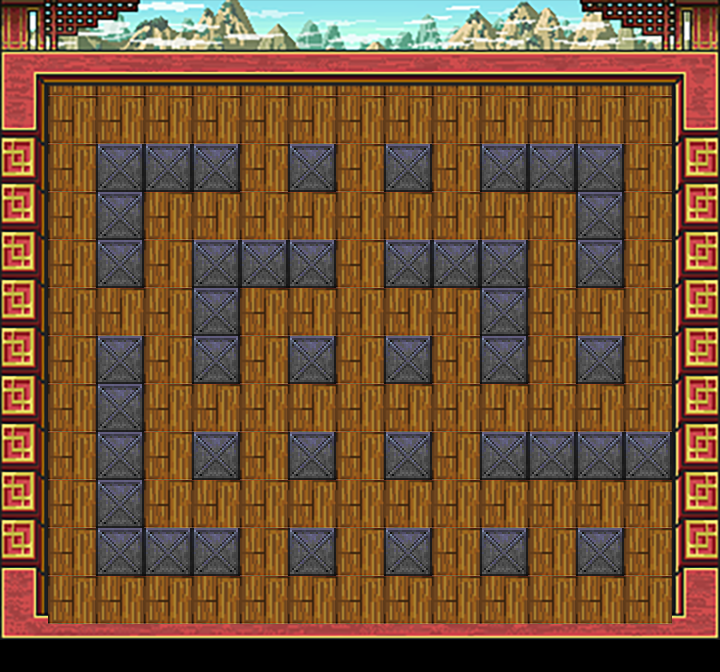

A level layout from a 2D game, rendered from its tile map. Below: a short description, then the map file with its tile-grid data intact:
An orthogonal 15x14 tile map with 48x48 px tiles, 3 tile layers (wall, roadAndBox, outSide), 3 tilesets.

<map version="1.0" tiledversion="1.1.5" orientation="orthogonal" renderorder="right-down" width="15" height="14" tilewidth="48" tileheight="48" infinite="0" nextobjectid="1">
 <tileset firstgid="1" name="1" tilewidth="48" tileheight="48" tilecount="210" columns="10">
  <image source="newResources.png" width="512" height="1024" />
 </tileset>
 <tileset firstgid="211" name="3" tilewidth="48" tileheight="48" tilecount="1" columns="1">
  <image source="newWall.png" width="48" height="48" />
 </tileset>
 <tileset firstgid="212" name="2" tilewidth="48" tileheight="48" tilecount="441" columns="21">
  <image source="bg7.png" width="1024" height="1024" />
 </tileset>
 <layer name="wall" width="15" height="14">
  <data encoding="csv">
0,0,0,0,0,0,0,0,0,0,0,0,0,0,0,
0,0,0,0,0,0,0,0,0,0,0,0,0,0,0,
0,0,0,0,0,0,0,0,0,0,0,0,0,0,0,
0,0,211,211,211,0,211,0,211,0,211,211,211,0,0,
0,0,211,0,0,0,0,0,0,0,0,0,211,0,0,
0,0,211,0,211,211,211,0,211,211,211,0,211,0,0,
0,0,0,0,211,0,0,0,0,0,211,0,0,0,0,
0,0,211,0,211,0,211,0,211,0,211,0,211,0,0,
0,0,211,0,0,0,0,0,0,0,0,0,0,0,0,
0,0,211,0,211,0,211,0,211,0,211,211,211,211,0,
0,0,211,0,0,0,0,0,0,0,0,0,0,0,0,
0,0,211,211,211,0,211,0,211,0,211,0,211,0,0,
0,0,0,0,0,0,0,0,0,0,0,0,0,0,0,
0,0,0,0,0,0,0,0,0,0,0,0,0,0,0
</data>
 </layer>
 <layer name="roadAndBox" width="15" height="14">
  <data encoding="csv">
0,0,0,0,0,0,0,0,0,0,0,0,0,0,0,
0,11,11,11,11,11,11,11,11,11,11,11,11,11,0,
0,11,11,11,11,11,11,11,11,11,11,11,11,11,0,
0,11,0,0,0,11,0,11,0,11,0,0,0,11,0,
0,11,0,11,11,11,11,11,11,11,11,11,0,11,0,
0,11,0,11,0,0,0,11,0,0,0,11,0,11,0,
0,11,11,11,0,11,11,11,11,11,0,11,11,11,0,
0,11,0,11,0,11,0,11,0,11,0,11,0,11,0,
0,11,0,11,11,11,11,11,11,11,11,11,11,11,0,
0,11,0,11,0,11,0,11,0,11,0,0,0,0,0,
0,11,0,11,11,11,11,11,11,11,11,11,11,11,0,
0,11,0,0,0,11,0,11,0,11,0,11,0,11,0,
0,11,11,11,11,11,11,11,11,11,11,11,11,11,0,
0,0,0,0,0,0,0,0,0,0,0,0,0,0,0
</data>
 </layer>
 <layer name="outSide" width="15" height="14">
  <data encoding="csv">
212,213,214,215,216,217,218,219,220,221,222,223,224,225,226,
233,234,235,236,237,238,239,240,241,242,243,244,245,246,247,
254,0,0,0,0,0,0,0,0,0,0,0,0,0,268,
275,0,0,0,0,0,0,0,0,0,0,0,0,0,289,
296,0,0,0,0,0,0,0,0,0,0,0,0,0,310,
317,0,0,0,0,0,0,0,0,0,0,0,0,0,331,
338,0,0,0,0,0,0,0,0,0,0,0,0,0,352,
359,0,0,0,0,0,0,0,0,0,0,0,0,0,373,
380,0,0,0,0,0,0,0,0,0,0,0,0,0,394,
401,0,0,0,0,0,0,0,0,0,0,0,0,0,415,
422,0,0,0,0,0,0,0,0,0,0,0,0,0,436,
443,0,0,0,0,0,0,0,0,0,0,0,0,0,457,
464,0,0,0,0,0,0,0,0,0,0,0,0,0,478,
485,486,487,488,489,490,491,492,493,494,495,496,497,498,499
</data>
 </layer>
</map>